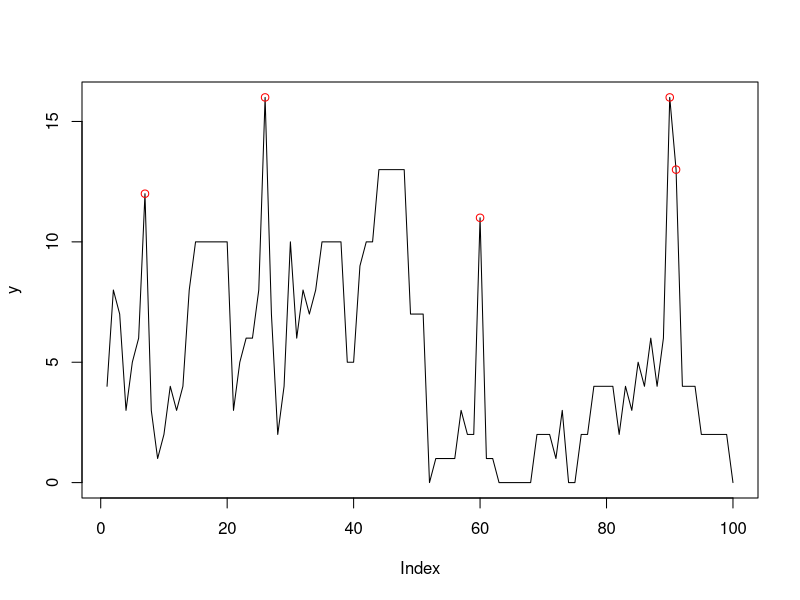
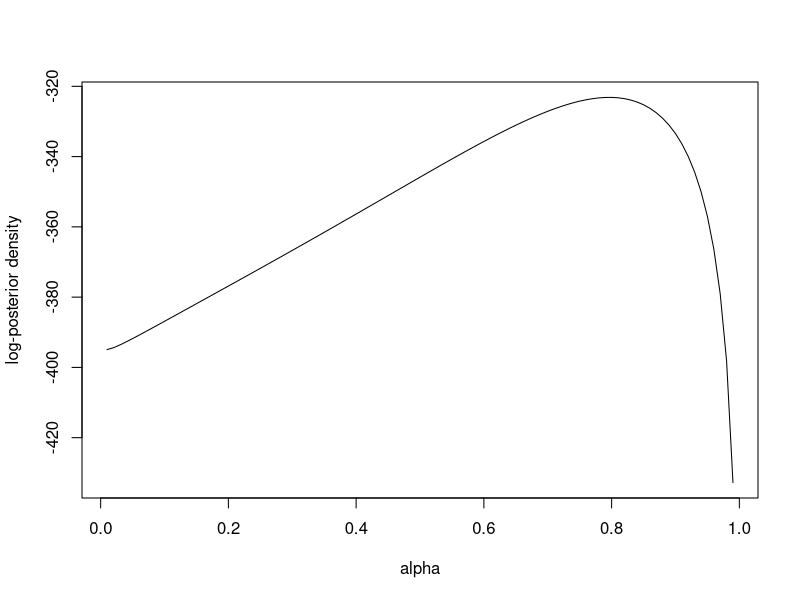
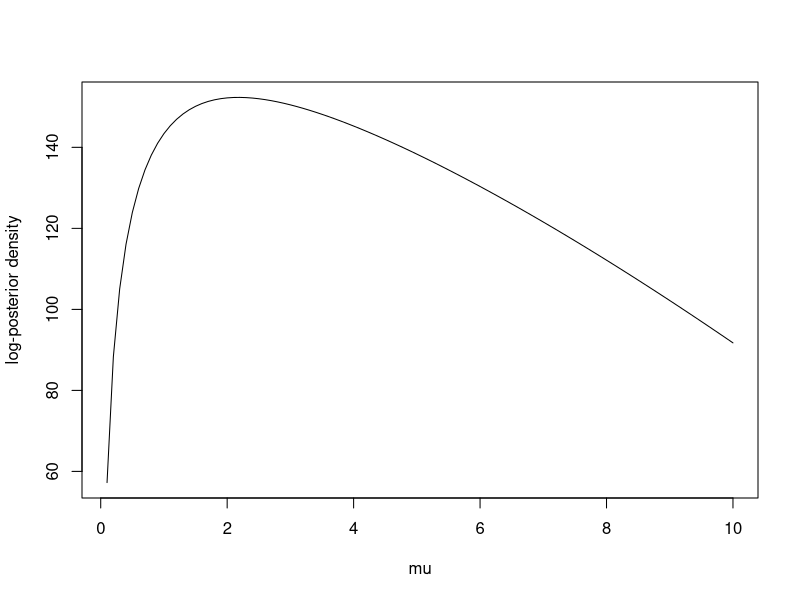
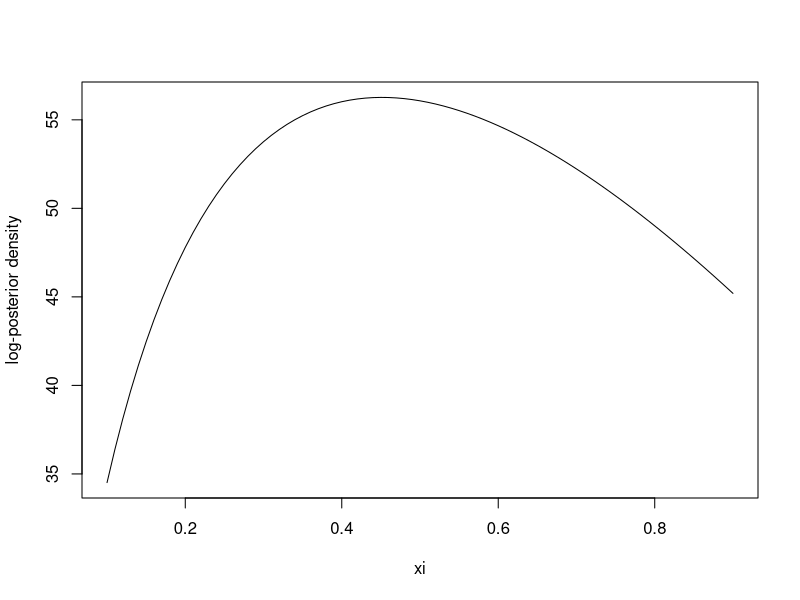
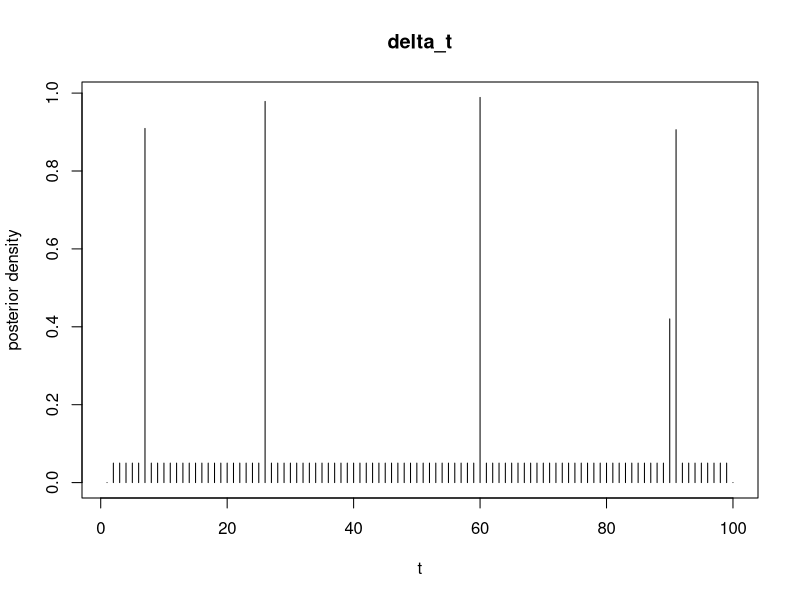
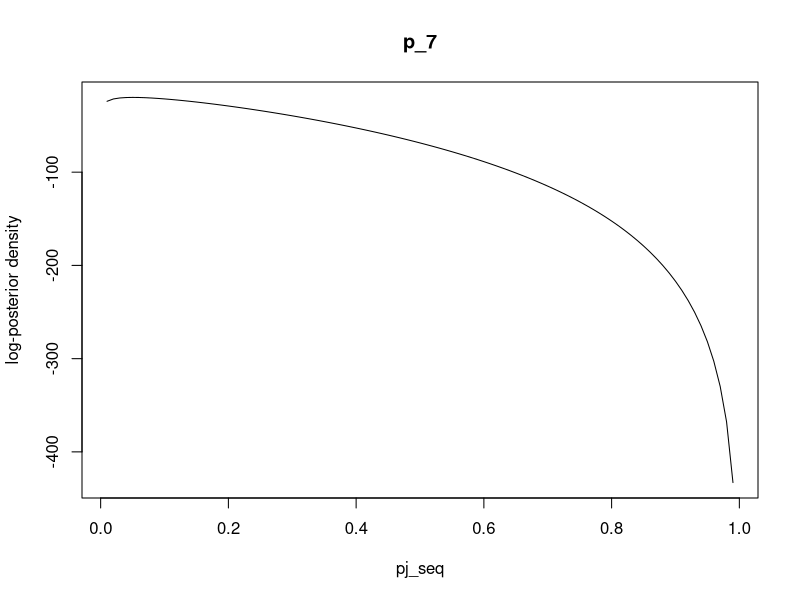
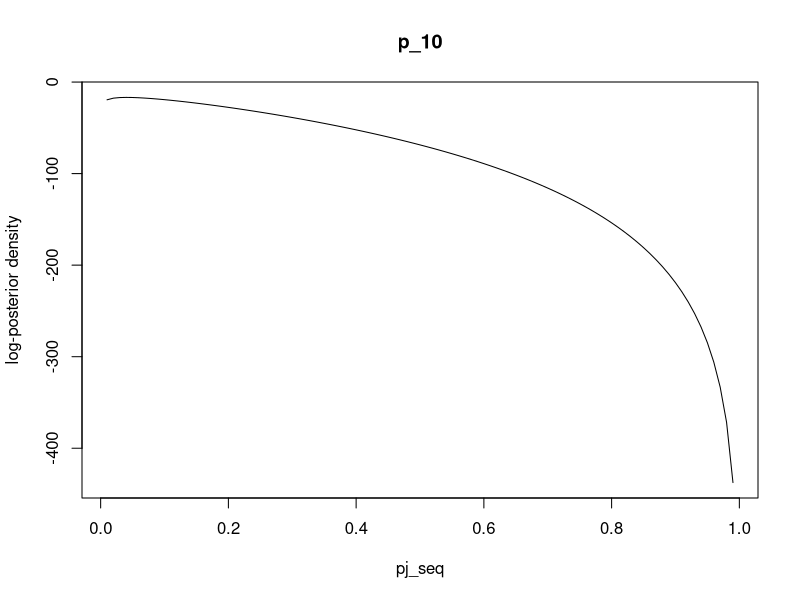
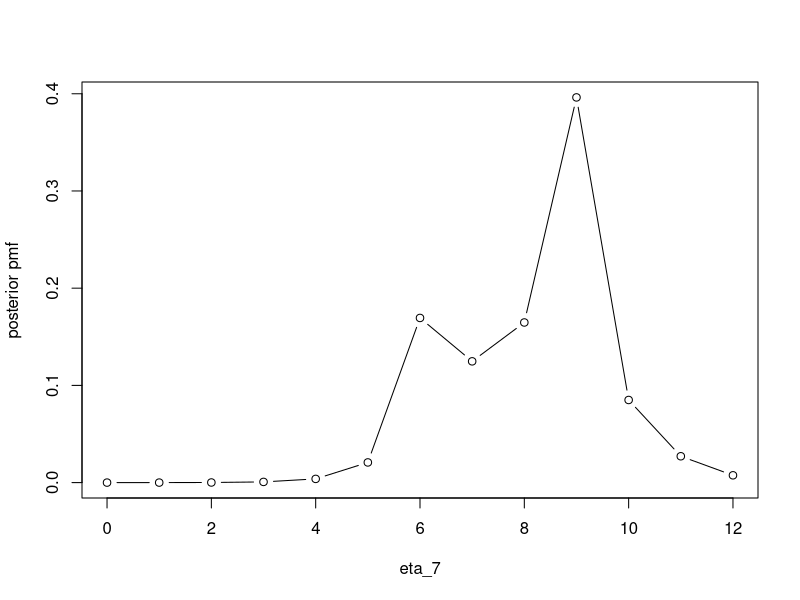

These charts were generated, in order, by the following R code:
# Bayesian Outlier Detection in GPAR(1)

# GPAR(1): Generalized Poisson AR(1) (Alzaid and Al-Osh, 1992):
#   X_t = S_t(X_{t-1}) + e_t, t=1, 2 , ...
#
#       e_t    ~ GP(q*mu, xi)        (Generalized Poisson)
#       S_t(.) ~ QB(alpha, xi/mu, .) (Quasi-Binomial)
#       X_t    ~ GP(mu, xi)          (Generalized Poisson)
#
#   Constraints:
#       0 < alpha < 1
#       q = 1-alpha
#       mu > 0
#       0 <= xi < 1
#
# Additive outliers modeling (Silva et al, 2018):
#	Y_t = X_t + eta_t*delta_t
#
#		eta_t|beta_t ~ Poisson(beta_t)
#		delta_t      ~ Bernoulli(p_t)
#
#	Constraints
#		beta_t > 0
#		0 < p_t < 1
#		eta_t, delta_t mutually independents
#
# Prior distributions:
#   alpha		 ~ Beta     (a, b)
#   mu  		 ~ Gamma    (c, d)
#   xi  		 ~ Beta     (g, h)
#   delta_t|p_t  ~ Bernoulli(p_t)
#	p_t			 ~ Beta     (l, m)
#	eta_t|beta_t ~ Poisson  (beta_t)
#	beta_t		 ~ Gamma    (v, w)
#
# MCMC Method: 
#   Gibbs Sampling with Random Walk Metropolis
#
# Author: Cleiton Moya de Almeida
#####

graphics.off()  # close all plots
rm(list=ls())	# clear the (global) environment variables
cat("\014") 	# clear the console (Ctrl+L)
set.seed(42)

# Print auxiliary function
printf <- function(...) {
	x = paste(sprintf(...),"\n")
	return(cat(x))
}

# Log-sum-exp auxiliary function
logsumexp <- function(x){
	c <- max(x)
	y <- c + log(sum((exp(x-c))))
	return(y)
}

# Auxiliary functions to compute full conditional posteriors

 
logf1 <- function(r, t, alpha, mu, xi, z){
	q <- 1-alpha
	logf1 <- log(choose(z[t-1], r)) + (r-1)*log(alpha*mu + r*xi) + 
		(z[t-1]-r-1)*log(q*mu + (z[t-1]-r)*xi)
	return(logf1)
}

log_f1 <- function(r, alpha, mu, xi, ys1){
    q <- 1-alpha
    logf1 <- log(choose(ys1, r)) + (r-1)*log(alpha*mu + r*xi) + 
        (ys1-r-1)*log(q*mu + (ys1-r)*xi)
    return(logf1)
}


logf2 <- function(r, t, alpha, mu, xi, z){
	q <- 1-alpha
	logf2 <- (z[t]-r-1)*log(q*mu + xi*(z[t]-r)) -xi*(z[t]-r) - 
		log(factorial(z[t]-r))
	return(logf2)
}

log_f2 <- function(r, alpha, mu, xi, ys){
    q <- 1-alpha
    logf2 <- (ys-r-1)*log(q*mu + xi*(ys-r)) -xi*(ys-r) - 
        log(factorial(ys-r))
    return(logf2)
}


# Full conditionallog-posterior of alpha
logpost_alpha <- function(alpha, mu, xi, delta, eta, y, a, b){
	z <- y - eta*delta
	q <- 1-alpha
	n <- length(y)
	logc1 <- (a+n-2)*log(alpha) + (b+2*n-3)*log(q) - mu*q*(n-1)
	
	soma1 <- 0
	for (t in 2:n){
		logc2 <- -(z[t-1]-1)*log(mu + z[t-1]*xi)
		Mt <- min(z[t], z[t-1])
		r_seq <- 0:Mt
		
		g <- function(r) logf1(r, t, alpha, mu, xi, z) + 
			logf2(r, t, alpha, mu, xi, z)
		logsoma2 <- logsumexp(sapply(r_seq, g))
		soma1 <- soma1 + logc2 + logsoma2
	}
	logpost <- logc1 + soma1
	return(logpost)
}

# Full conditional log-posterior of mu
logpost_mu <- function(alpha, mu, xi, delta, eta, y, c, d){
    z <- y - eta*delta
    q <- 1-alpha
    n <- length(y)
    logc1 <- (c+2*n-3)*log(mu) - mu*(d + q*(n-1))
    
    soma1 <- 0
    for (t in 2:n){
        logc2 <- -(z[t-1]-1)*log(mu + z[t-1]*xi)
        Mt <- min(z[t], z[t-1])
        r_seq <- 0:Mt
        
        g <- function(r) logf1(r, t, alpha, mu, xi, z) + 
            logf2(r, t, alpha, mu, xi, z)
        logsoma2 <- logsumexp(sapply(r_seq, g))
        soma1 <- soma1 + logc2 + logsoma2
    }
    logpost <- logc1 + soma1
    return(logpost)
}

# Full conditional log-posterior of xi
logpost_xi <- function(alpha, mu, xi, delta, eta, y, g, h){
    z <- y - eta*delta
    n <- length(y)
    logc1 <- (g-1)*log(xi) - h*xi
    
    soma1 <- 0
    for (t in 2:n){
        logc2 <- -(z[t-1]-1)*log(mu + z[t-1]*xi)
        Mt <- min(z[t], z[t-1])
        r_seq <- 0:Mt
        
        g <- function(r) logf1(r, t, alpha, mu, xi, z) + 
            logf2(r, t, alpha, mu, xi, z)
        logsoma2 <- logsumexp(sapply(r_seq, g))
        soma1 <- soma1 + logc2 + logsoma2
    }
    logpost <- logc1 + soma1
    return(logpost)
}

# logf, logfyj1, logfyj0: Used to compute logpost_delta_j
# ys:  y*[t]
# ys1: y*[t-1]
logf <- function(ys, ys1, alpha, mu, xi){
    q <- 1-alpha
    logc <- log(alpha) + 2*log(q*mu) - q*mu -(ys1-1)*log(mu + xi*ys1)
    
    Mt <- min(ys, ys1)
    if (Mt < 0){
    	Mt <- 0
    }
    r_seq <- 0:Mt
    g <- function(r) log_f1(r, alpha, mu, xi, ys1) + 
        log_f2(r, alpha, mu, xi, ys)
    logsoma <- logsumexp(sapply(r_seq, g))
    
    logf <- logc + logsoma
    return(logf)
}

# needs only delta[j-1], eta[j-1], eta[j] e eta[j+1]
logfyj1 <- function(j, alpha, mu, xi, delta, eta, p, y){
    
	#ys_3  <- y[j+1]-eta[j+1]
	#ys1_3 <- y[j]  -eta[j]
	#ys_4  <- y[j+1]
	#ys1_4 <- y[j]  -eta[j]
	
	#logf3 <- logf(ys_3, ys1_3, alpha, mu, xi)
	#logf4 <- logf(ys_4, ys1_4, alpha, mu, xi)
	
	#logf1 <- logf(y[j]  -eta[j]  , y[j-1]-eta[j-1], alpha, mu, xi)
    #logf2 <- logf(y[j]  -eta[j]  , y[j-1]         , alpha, mu, xi)
    logf3 <- logf(y[j+1]-eta[j+1], y[j]  -eta[j]  , alpha, mu, xi)
    logf4 <- logf(y[j+1]         , y[j]  -eta[j]  , alpha, mu, xi)
    
    g3 <- logf3 + log(p[j+1])
    g4 <- logf4 + log(1-p[j+1])
    if (delta[j-1] == 1){
    	logf1 <- logf(y[j]  -eta[j]  , y[j-1]-eta[j-1], alpha, mu, xi)
        out <- logf1 + logsumexp(c(g3,g4))
    } else {
    	logf2 <- logf(y[j]  -eta[j]  , y[j-1]         , alpha, mu, xi)
        out <- logf2 + logsumexp(c(g3,g4))
    }
    
    return(out)
}

# needs only delta[j-1], eta[j-1], eta[j+1]
logfyj0 <- function(j, alpha, mu, xi, delta, eta, p, y){
    
    logf1 <- logf(y[j]           , y[j-1]-eta[j-1], alpha, mu, xi)
    logf2 <- logf(y[j]           , y[j-1]         , alpha, mu, xi)
    logf3 <- logf(y[j+1]-eta[j+1], y[j]           , alpha, mu, xi)
    logf4 <- logf(y[j+1]         , y[j]           , alpha, mu, xi)
    
    g3 <- logf3 + log(p[j+1])
    g4 <- logf4 + log(1-p[j+1])
    if (delta[j-1] == 1){
        out <- logf1 + logsumexp(c(g3,g4))
    } else {
        out <- logf2 + logsumexp(c(g3,g4))
    }
    
    return(out)
}

# Full conditional log-posterior of delta_j
# needs only delta[j-1], eta[j-1], eta[j], eta[j+1]
# note it can be evaluated only for j=2:(n-1)
logpost_delta_j <- function(j, alpha, mu, xi, delta, eta, p, y){
    g1 <- log(p[j])   + logfyj1(j, alpha, mu, xi, delta, eta, p, y)
    g2 <- log(1-p[j]) + logfyj0(j, alpha, mu, xi, delta, eta, p, y)
    logpost <- g1 - logsumexp(c(g1, g2))
    return(logpost)
}

# Full conditional log-posterior of p_j
# needs only delta[j]
logpost_p_j <- function(j, delta, p_j, l, m){
	logpost <- (delta[j]+l-1)*log(p_j) + (m-delta[j])*log(1-p_j)
	return(logpost)
}

# Full conditional log-posterior of eta_j
logpost_eta_j <- function(j, alpha, mu, xi, delta, eta, eta_j, p, beta){
	logpi <- -beta[j] + eta_j*log(beta[j]) -log(factorial(eta_j))
	eta_ <- eta
	eta_[j] = eta_j
	logpost <- logpi + logfyj1(j, alpha, mu, xi, delta, eta_, p, y)
	return(logpost)
} 

# Full conditional log-posterior of beta_j
logpost_beta_j <- function(j, eta, beta_j, v, w){
	logpost <- -beta_j*(w+1) + (eta[j]+v-1)*log(beta_j)
	return(logpost)
}

# Read the data
x_df <- read.csv("x.csv", header = TRUE)
x <- as.vector(x_df$x)
n <- length(x)

# Insert the outliers
tau <- c(7, 26, 60, 90, 91)
eta_tau <- 9
y <- x
y[tau] <- y[tau] + eta_tau
plot(y, type="l")
points(tau, y[tau], col="red")

# Prepare delta and eta vectors
delta <- rep(0,n)
eta <- rep(0,n)
delta[tau] <- 1
eta[tau] <- eta_tau

# Prepare p and beta vectors
p    <- rep(0.05, n)
beta <- rep(10, n)

# Model parameters
alpha <- 0.8
mu    <- 2
xi    <- 0.5

# Prior hyperparameters
a <- 0.01 # alpha
b <- 0.01 # alpha
c <- 0.1  # mu
d <- 0.1  # mu	
g <- 0.01 # xi
h <- 0.01 # xi
l <- 5    # p_t 	
m <- 95   # p_t 
v <- 10   # eta_t
w <- 1    # eta_t

# Plot the full conditional posterior densities
alpha_seq <- seq(0.01, 0.99, 0.01)
mu_seq    <- seq(0.1, 10, 0.1)
xi_seq    <- seq(0.1, 0.9, 0.01)
j_seq     <- seq(2, n-1)
pj_seq	  <- seq(0.01, 0.99, 0.01)
eta7_seq  <- seq(0, y[7])
betaj_seq <- seq(0.1, 16, 0.1)

h1 <- function(z) logpost_alpha(alpha=z, mu, xi, delta, eta, y, a, b)
h2 <- function(z) logpost_mu(alpha, mu=z, xi, delta, eta, y, c, d)
h3 <- function(z) logpost_xi(alpha, mu, xi=z, delta, eta, y, g, h)

y1 <- sapply(alpha_seq, h1)
y2 <- sapply(mu_seq, h2)
y3 <- sapply(xi_seq, h3)

y4 <- rep(0, n)
for (j in j_seq){
    y4[j] <- exp(logpost_delta_j(j, alpha, mu, xi, delta, eta, p, y))
}

h5 <- function(z) logpost_p_j(7,  delta, p_j=z, l, m)
y5 <- sapply(pj_seq, h5)

h6 <- function(z) logpost_p_j(10, delta, p_j=z, l, m)
y6 <- sapply(pj_seq, h6)

h7 <- function(z) exp(logpost_eta_j(7, alpha, mu, xi, delta, eta, eta_j=z, p, beta))
y7 <- sapply(eta7_seq, h7)
y7 <- y7/sum(y7)

h8 <- function(z) logpost_beta_j(7, eta, beta_j=z, v, w)
y8 <- sapply(betaj_seq, h8)

h9 <- function(z) logpost_beta_j(10, eta, beta_j=z, v, w)
y9 <- sapply(betaj_seq, h9)

plot(alpha_seq, y1, type="l",xlab="alpha", ylab="log-posterior density")
plot(mu_seq, y2, type="l", xlab="mu", ylab="log-posterior density")
plot(xi_seq, y3, type="l", xlab="xi", ylab="log-posterior density")
plot(1:n, y4, type="h", xlab="t", ylab="posterior density", main="delta_t")
plot(pj_seq, y5, type="l", ylab="log-posterior density", main="p_7")
plot(pj_seq, y6, type="l", ylab="log-posterior density", main="p_10")
plot(eta7_seq, y7, type="b", xlab="eta_7", ylab="posterior pmf")
plot(betaj_seq, y8, type="l", xlab="beta_7", ylab="log-posterior density")
plot(betaj_seq, y9, type="l", xlab="beta_10", ylab="log-posterior density")